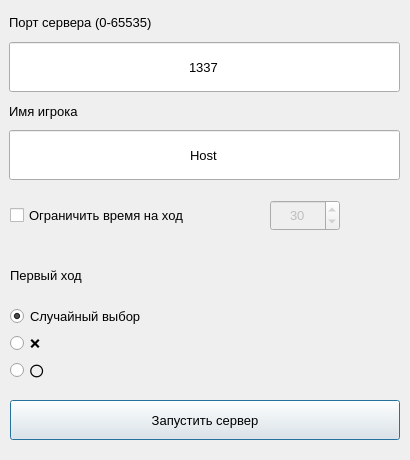
<?xml version="1.0" encoding="UTF-8"?>
<ui version="4.0">
 <class>Dialog</class>
 <widget class="QDialog" name="Dialog">
  <property name="geometry">
   <rect>
    <x>0</x>
    <y>0</y>
    <width>410</width>
    <height>460</height>
   </rect>
  </property>
  <property name="windowTitle">
   <string>Запуск сервера</string>
  </property>
  <widget class="QWidget" name="verticalLayoutWidget">
   <property name="geometry">
    <rect>
     <x>9</x>
     <y>9</y>
     <width>391</width>
     <height>171</height>
    </rect>
   </property>
   <layout class="QVBoxLayout" name="verticalLayout_2">
    <item>
     <widget class="QLabel" name="server_port_label">
      <property name="font">
       <font>
        <family>Segoe UI</family>
        <pointsize>10</pointsize>
       </font>
      </property>
      <property name="text">
       <string>Порт сервера (0-65535)</string>
      </property>
     </widget>
    </item>
    <item>
     <widget class="QLineEdit" name="server_port_edit">
      <property name="sizePolicy">
       <sizepolicy hsizetype="Expanding" vsizetype="Maximum">
        <horstretch>0</horstretch>
        <verstretch>0</verstretch>
       </sizepolicy>
      </property>
      <property name="minimumSize">
       <size>
        <width>0</width>
        <height>50</height>
       </size>
      </property>
      <property name="font">
       <font>
        <family>Segoe UI</family>
        <pointsize>10</pointsize>
       </font>
      </property>
      <property name="inputMask">
       <string/>
      </property>
      <property name="text">
       <string>1337</string>
      </property>
      <property name="maxLength">
       <number>5</number>
      </property>
      <property name="alignment">
       <set>Qt::AlignCenter</set>
      </property>
     </widget>
    </item>
    <item>
     <widget class="QLabel" name="player_name_label">
      <property name="font">
       <font>
        <family>Segoe UI</family>
        <pointsize>10</pointsize>
       </font>
      </property>
      <property name="text">
       <string>Имя игрока</string>
      </property>
     </widget>
    </item>
    <item>
     <widget class="QLineEdit" name="player_name_edit">
      <property name="sizePolicy">
       <sizepolicy hsizetype="Expanding" vsizetype="Maximum">
        <horstretch>0</horstretch>
        <verstretch>0</verstretch>
       </sizepolicy>
      </property>
      <property name="minimumSize">
       <size>
        <width>0</width>
        <height>50</height>
       </size>
      </property>
      <property name="font">
       <font>
        <family>Segoe UI</family>
        <pointsize>10</pointsize>
       </font>
      </property>
      <property name="text">
       <string>Host</string>
      </property>
      <property name="maxLength">
       <number>20</number>
      </property>
      <property name="alignment">
       <set>Qt::AlignCenter</set>
      </property>
     </widget>
    </item>
   </layout>
  </widget>
  <widget class="QCheckBox" name="time_to_move_check">
   <property name="geometry">
    <rect>
     <x>10</x>
     <y>200</y>
     <width>241</width>
     <height>31</height>
    </rect>
   </property>
   <property name="font">
    <font>
     <family>Segoe UI</family>
     <pointsize>10</pointsize>
    </font>
   </property>
   <property name="text">
    <string>Ограничить время на ход</string>
   </property>
  </widget>
  <widget class="QSpinBox" name="time_to_move_spin">
   <property name="enabled">
    <bool>false</bool>
   </property>
   <property name="geometry">
    <rect>
     <x>270</x>
     <y>200</y>
     <width>70</width>
     <height>31</height>
    </rect>
   </property>
   <property name="font">
    <font>
     <family>Segoe UI</family>
     <pointsize>10</pointsize>
    </font>
   </property>
   <property name="alignment">
    <set>Qt::AlignCenter</set>
   </property>
   <property name="minimum">
    <number>5</number>
   </property>
   <property name="maximum">
    <number>300</number>
   </property>
   <property name="value">
    <number>30</number>
   </property>
  </widget>
  <widget class="QPushButton" name="start_button">
   <property name="geometry">
    <rect>
     <x>10</x>
     <y>400</y>
     <width>390</width>
     <height>40</height>
    </rect>
   </property>
   <property name="font">
    <font>
     <family>Segoe UI</family>
     <pointsize>10</pointsize>
    </font>
   </property>
   <property name="text">
    <string>Запустить сервер</string>
   </property>
  </widget>
  <widget class="QWidget" name="verticalLayoutWidget_2">
   <property name="geometry">
    <rect>
     <x>10</x>
     <y>250</y>
     <width>391</width>
     <height>131</height>
    </rect>
   </property>
   <layout class="QVBoxLayout" name="verticalLayout_3">
    <item>
     <widget class="QLabel" name="first_move_label">
      <property name="font">
       <font>
        <family>Segoe UI</family>
        <pointsize>10</pointsize>
       </font>
      </property>
      <property name="text">
       <string>Первый ход</string>
      </property>
     </widget>
    </item>
    <item>
     <widget class="QRadioButton" name="random_button">
      <property name="minimumSize">
       <size>
        <width>0</width>
        <height>20</height>
       </size>
      </property>
      <property name="font">
       <font>
        <family>Segoe UI</family>
        <pointsize>10</pointsize>
       </font>
      </property>
      <property name="text">
       <string>Случайный выбор</string>
      </property>
      <property name="checked">
       <bool>true</bool>
      </property>
     </widget>
    </item>
    <item>
     <widget class="QRadioButton" name="x_button">
      <property name="minimumSize">
       <size>
        <width>0</width>
        <height>20</height>
       </size>
      </property>
      <property name="font">
       <font>
        <family>Segoe UI</family>
        <pointsize>10</pointsize>
       </font>
      </property>
      <property name="text">
       <string>❌</string>
      </property>
     </widget>
    </item>
    <item>
     <widget class="QRadioButton" name="o_button">
      <property name="minimumSize">
       <size>
        <width>0</width>
        <height>20</height>
       </size>
      </property>
      <property name="font">
       <font>
        <family>Segoe UI</family>
        <pointsize>10</pointsize>
       </font>
      </property>
      <property name="text">
       <string>⭕</string>
      </property>
     </widget>
    </item>
   </layout>
  </widget>
 </widget>
 <resources/>
 <connections/>
</ui>
